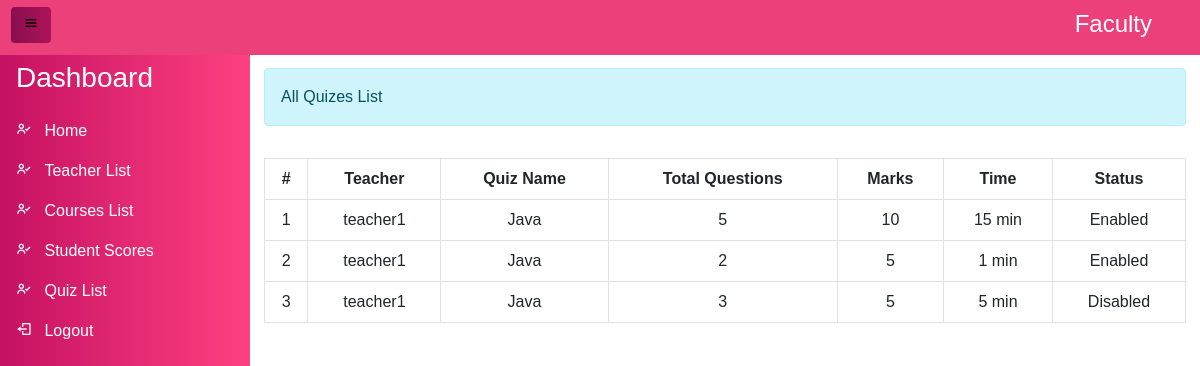
The app's page /admin/quiz-list.php (signed in) with its own data.
### tables this page shows
CREATE TABLE `quizlist` (
  `quiz_id` int(11) NOT NULL,
  `quiz_title` varchar(255) NOT NULL,
  `quiz_questions` int(11) NOT NULL,
  `quiz_right_marks` int(11) NOT NULL,
  `quiz_wrong_marks` int(11) NOT NULL,
  `quiz_time` varchar(255) NOT NULL,
  `status` int(2) NOT NULL,
  `t_id` int(11) DEFAULT NULL,
  `quiz_managed` int(11) NOT NULL DEFAULT 0
);

CREATE TABLE `teacher` (
  `t_id` int(11) NOT NULL,
  `t_name` varchar(255) NOT NULL,
  `t_username` varchar(255) NOT NULL,
  `t_email` varchar(255) NOT NULL,
  `t_course` varchar(255) NOT NULL,
  `t_password` varchar(255) NOT NULL
);

### admin/quiz-list.php (the view, shortened to what this page needs)
<?php
require("../database/config.php");
?>
<!DOCTYPE html>
<html lang="en">
<head>
  <link rel="stylesheet" href="../css/style.css">
  <link href="https://cdn.jsdelivr.net/npm/bootstrap@5.0.0-beta2/dist/css/bootstrap.min.css" rel="stylesheet" />
  <link href="https://cdn.jsdelivr.net/npm/boxicons@2.0.5/css/boxicons.min.css" rel="stylesheet" />
</head>
<body>
  <div class="side-navbar active-nav d-flex justify-content-between flex-wrap flex-column" id="sidebar">
    <ul class="nav flex-column text-white w-100">
      <a href="#" class="nav-link h3 text-white my-2">
        Dashboard
      </a>
      <li class="nav-link">
        <a href="dashboard.php">
          <i class="bx bx-user-check"></i>
          <span class="mx-2">Home</span>
        </a>
      </li>
      <li class="nav-link">
        <a href="teacher.php">
          <i class="bx bx-user-check"></i>
          <span class="mx-2">Teacher List</span>
        </a>
      </li>
      <li class="nav-link">
        <a href="courses.php">
          <i class="bx bx-user-check"></i>
          <span class="mx-2">Courses List</span>
        </a>
      </li>
      <li class="nav-link">
        <a href="all-students-result.php">
          <i class="bx bx-user-check"></i>
          <span class="mx-2">Student Scores</span>
        </a>
      </li>
      <li class="nav-link">
        <a href="quiz-list.php">
          <i class="bx bx-user-check"></i>
          <span class="mx-2">Quiz List</span>
        </a>
      </li>
      <li class="nav-link">
      <a href="logout.php">
          <i class="bx bx-log-out"></i>
          <span class="mx-2">Logout</span>
        </a>
      </li>
    </ul>
  </div>
  <div class="p-1 my-container active-cont">
    <nav class="navbar fixed-top top-navbar navbar-light bg-light px-5">
      <a class="btn border-0" id="menu-btn">
        <i class="bx bx-menu"></i></a>
      <h4 class="text-white text-center mt-2 pt-1">Faculty</h4>
    </nav>
    <div class="main">
      <div class="alert alert-info info-text" role="alert">
        All Quizes List
      </div>
      <div class="table-responsive py-3 ">
        <table class="table table-bordered mr-5">
          <thead class="">
            <tr class="text-center">
              <th scope="col">#</th>
              <th scope="col">Teacher</th>
              <th scope="col">Quiz Name</th>
              <th scope="col">Total Questions</th>
              <th scope="col">Marks</th>
              <th scope="col">Time</th>
              <th scope="col">Status</th>
            </tr>
          </thead>
          <tbody>
            <?php
            $selectQuiz  = "SELECT `quiz_title`, `quiz_questions`, `quiz_right_marks`, `quiz_wrong_marks`, `quiz_time`, `status`,  t.t_name FROM `quizlist` q
            INNER JOIN teacher t ON t.t_id = q.t_id;";
            $quizResult = mysqli_query($conn, $selectQuiz);
            if (mysqli_num_rows($quizResult) > 0) {
              $i=0;
              while ($quizData = mysqli_fetch_assoc($quizResult)) {
                $i++;
            ?>
                <tr class="text-center">
                  <td><?php echo $i;  ?></td>
                  <td><?php echo $quizData['t_name'] ?></td>
                  <td><?php echo $quizData['quiz_title'] ?></td>
                  <td><?php echo $quizData['quiz_questions'] ?></td>
                  <td><?php echo $quizData['quiz_right_marks'] ?></td>
                  <td><?php echo $quizData['quiz_time'] ?> min</td>
                  <td><?php
                      if ($quizData['status'] == 0) {
                        echo "Disabled";
                      } else {
                        echo "Enabled";
                      }
                      ?>
                  </td>
                </tr>
            <?php
              }
            } ?>
          </tbody>
        </table>
      </div>
    </div>
  </div>
</body>
</html>

### css/style.css (style rules this page uses)
* { margin: 0 ; padding: 0; box-sizing: border-box; font-family: sans-serif; list-style: none !important; text-decoration: none !important; }
a { color: #fff !important; }
a.btn { color: #010101 !important; }
body { min-height: 100vh; background-color: #fff; }
.side-navbar { width: 250px; height: 100%; position: fixed; margin-left: -300px; background: linear-gradient(to right,#C51162, #FF4081); transition: 0.5s; margin-top: 45px; }
.top-navbar { margin-top: -10px !important; margin-left: -5px; background: linear-gradient(135deg,#EC407A, #EC407A); }
.my-container { transition: 0.4s; }
.active-nav { margin-left: 0; }
.active-cont { margin-left: 250px; }
#menu-btn { background: linear-gradient(to right,#880E4F,#AD1457); color: #fff; margin-left: -32px; margin-top: 5px; }
.main { margin-top: 4rem; margin-left: 10px; padding-right: 10px; }

### records on screen
quizlist: t.t_name "teacher1", quiz_title "Java", quiz_questions "5", quiz_right_marks "10", quiz_time "15", status "Enabled"
quizlist: t.t_name "teacher1", quiz_title "Java", quiz_questions "2", quiz_right_marks "5", quiz_time "1", status "Enabled"
quizlist: t.t_name "teacher1", quiz_title "Java", quiz_questions "3", quiz_right_marks "5", quiz_time "5", status "Disabled"
